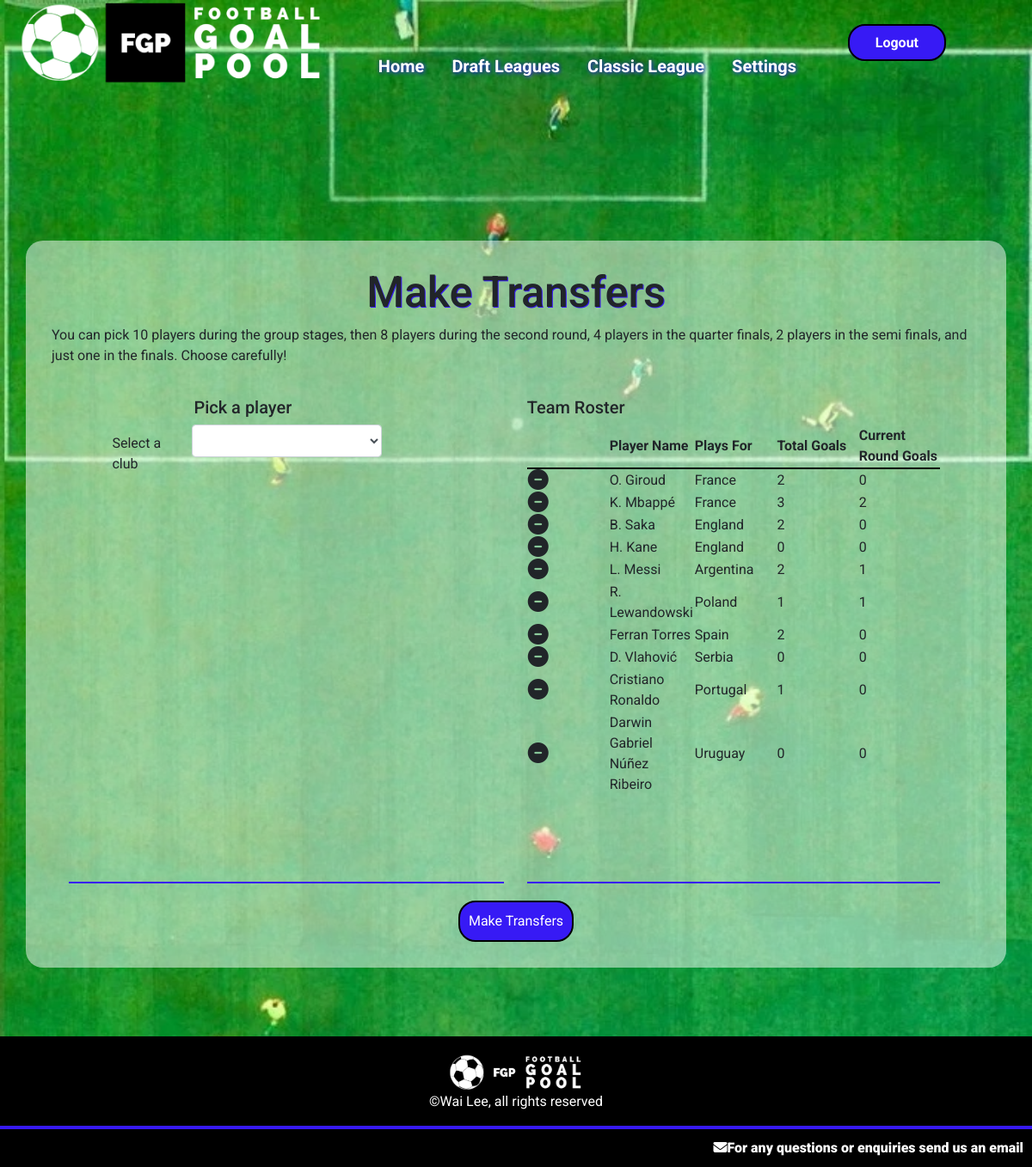
The app's page /globaltransfers (signed in), older data.
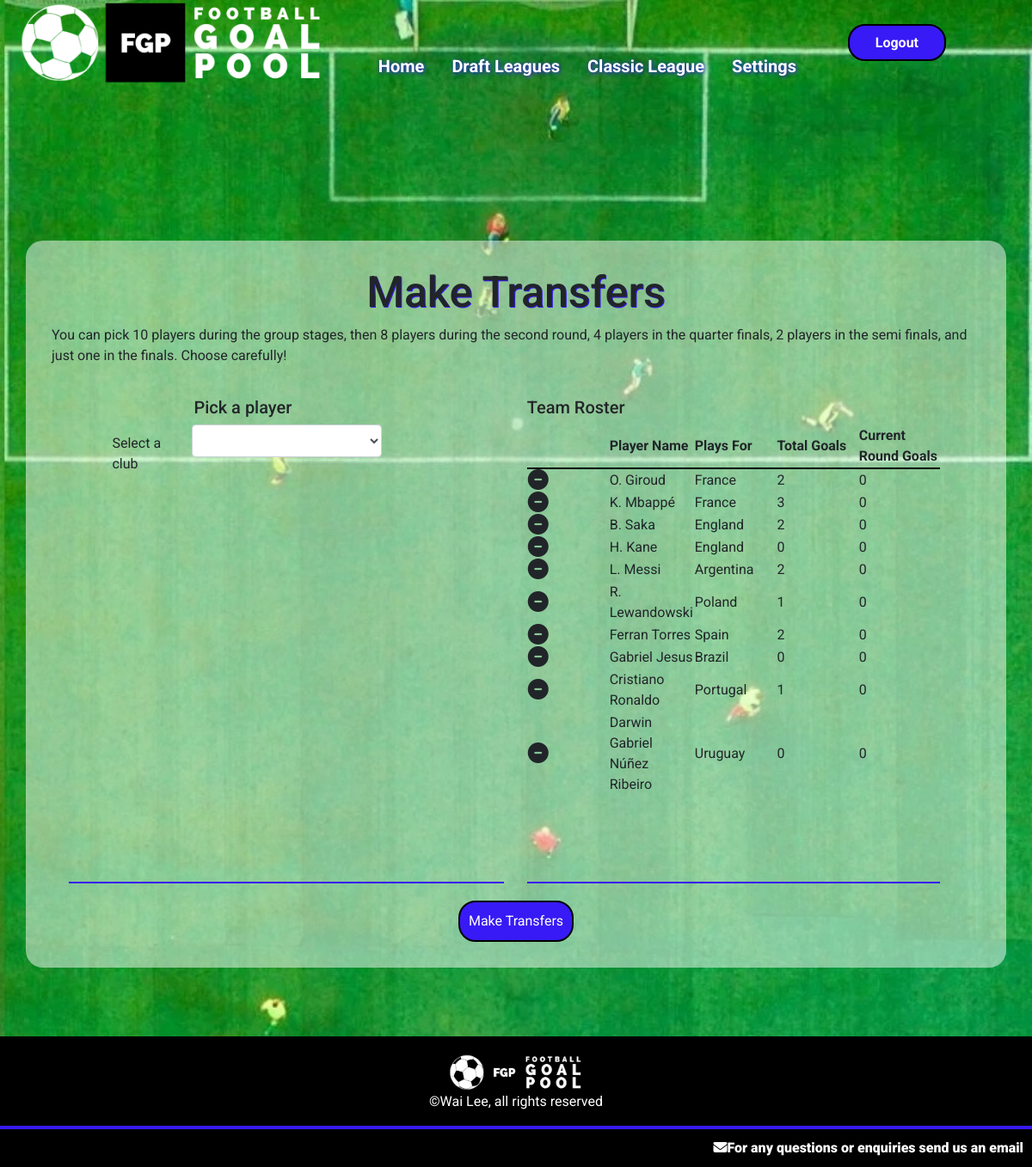
The same page, newer data.
### goalpoolapp/models.py (models this page shows, shortened)
class Player(models.Model):
    playercode = models.IntegerField()
    leagues = models.ManyToManyField(League, related_name="leagueplayers", blank=True)
    nickname = models.CharField(max_length=64)
    goals = models.IntegerField(default=0)
    country = models.ForeignKey(Country, on_delete=models.CASCADE, related_name="players")
    currentweekgoals = models.IntegerField(default=0)
    position = models.CharField(max_length=12)
    pic = models.CharField(max_length=100)

class Country(models.Model):
    countryname = models.CharField(max_length=20)
    countrypic = models.CharField(max_length=100)
    countryid = models.IntegerField()

### goalpoolapp/views.py (the view, shortened to what this page needs)
# urls.py: path('globaltransfers', views.globaltransfers, name='globaltransfers'),
@login_required
def globaltransfers(request):
    global_league = getGlobalLeague()
    userteam = Team.objects.get(league=global_league, manager=request.user)
    if request.method == "GET":
        return render(request, 'goalpoolapp/globaltransfers.html', {
            'league': global_league,
            'team': userteam
        })

### goalpoolapp/functions.py (called while the page is built)
def getGlobalLeague():
    return League.objects.get(id='19')

### goalpoolapp/templates/goalpoolapp/globaltransfers.html (shortened to what this page needs)
{% extends "goalpoolapp/layout.html" %}
{% load static %}
{% block body %}
<div id="main-page-content-container">
    <div id="main-page-content">
        <h2>Make Transfers</h2>
        <p> You can pick 10 players during the group stages, then 8 players during the second round, 4 players in the quarter finals, 2 players in the semi finals, and just one in the finals. Choose carefully!</p>
        <div class="leagueinformation">
            <div class="form-container">
                <div class="form-group centeredinput">
                    <h5>Pick a player</h5>
                    <div class="form-group draftselect">
                        <label for="teamselect" class="label teamlabel">Select a club</label>
                        <select id="globalteamselect" class="form-control"></select>
                    </div>
                </div>
            </div>
            <div id="globalteamtable">
                <div class="form-container">
                    <h5>Team Roster</h5>
                    <table class="playerleaguetable" id="pickplayertable">
                        <tr>
                            <th></th>
                            <th>Player Name</th>
                            <th>Plays For</th>
                            <th>Total Goals</th>
                            <th>Current Round Goals</th>
                        </tr>
                        {% for player in team.provisionalplayers.all %}
                            <tr id="row{{ player.playercode }}">
                                <td>
                                    <a class="removeplayer" data-value="{{ player.playercode }}">
                                        <i class="fa-solid fa-circle-minus fa-xl"></i>
                                    </a>
                                </td>
                                <td id="name{{ player.playercode }}">{{ player.nickname }}</td>
                                <td>{{ player.country }}</td>
                                <td>{{ player.goals }}</td>
                                <td>{{ player.currentweekgoals }}</td>
                            </tr>
                        {% empty %}
                            {% for player in team.players.all %}
                            <tr id="row{{ player.playercode }}">
                                <td>
                                    <a class="removeplayer" data-value="{{ player.playercode }}">
                                        <i class="fa-solid fa-circle-minus fa-xl"></i>
                                    </a>
                                </td>
                                <td id="name{{ player.playercode }}">{{ player.nickname }}</td>
                                <td>{{ player.country.countryname }}</td>
                                <td>{{ player.goals }}</td>
                                <td>{{ player.currentweekgoals }}</td>
                            </tr>
                            {% endfor %}
                        {% endfor %}
                    </table>
                </div>
            </div>
    </div>
    <span class="button" id="transfersubmit">Make Transfers</span>
</div>
{% endblock %}

Row changes from the older to the newer data that the page shows:
no longer on this page (row unchanged): Player: {{ player.playercode }} 30415 (drawn), nickname "D. Vlahović", country.countryname "Serbia", goals "0", currentweekgoals "0"
changed Player "K. Mbappé": currentweekgoals "2" → "0"
changed Player "L. Messi": currentweekgoals "1" → "0"
changed Player "R. Lewandowski": currentweekgoals "1" → "0"
now on this page (row unchanged): Player: {{ player.playercode }} 643 (drawn), nickname "Gabriel Jesus", country.countryname "Brazil", goals "0", currentweekgoals "0"
